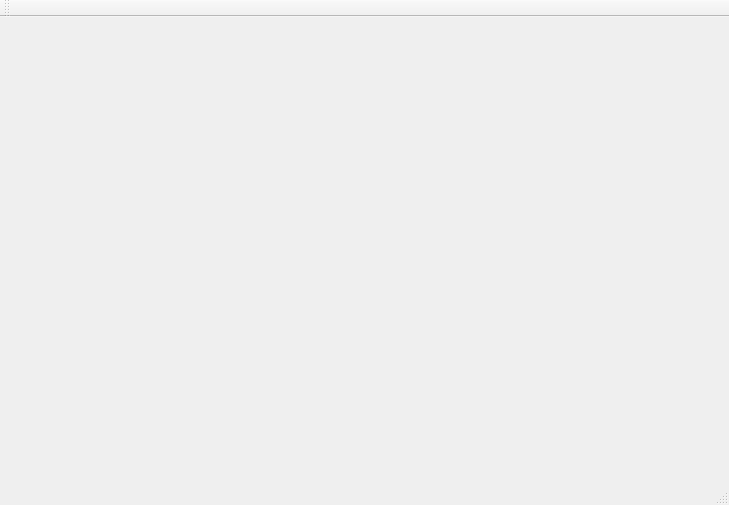
<?xml version="1.0" encoding="UTF-8"?>
<ui version="4.0">
 <class>MainWindow</class>
 <widget class="QMainWindow" name="MainWindow">
  <property name="geometry">
   <rect>
    <x>0</x>
    <y>0</y>
    <width>729</width>
    <height>505</height>
   </rect>
  </property>
  <property name="windowTitle">
   <string>MainWindow</string>
  </property>
  <widget class="QWidget" name="centralWidget">
   <layout class="QHBoxLayout" name="horizontalLayout">
    <item>
     <spacer name="verticalSpacer">
      <property name="orientation">
       <enum>Qt::Vertical</enum>
      </property>
      <property name="sizeHint" stdset="0">
       <size>
        <width>20</width>
        <height>40</height>
       </size>
      </property>
     </spacer>
    </item>
   </layout>
  </widget>
  <widget class="QMenuBar" name="menuBar">
   <property name="geometry">
    <rect>
     <x>0</x>
     <y>0</y>
     <width>729</width>
     <height>21</height>
    </rect>
   </property>
  </widget>
  <widget class="QToolBar" name="mainToolBar">
   <attribute name="toolBarArea">
    <enum>TopToolBarArea</enum>
   </attribute>
   <attribute name="toolBarBreak">
    <bool>false</bool>
   </attribute>
  </widget>
  <widget class="QStatusBar" name="statusBar"/>
 </widget>
 <layoutdefault spacing="6" margin="11"/>
 <resources/>
 <connections/>
</ui>
